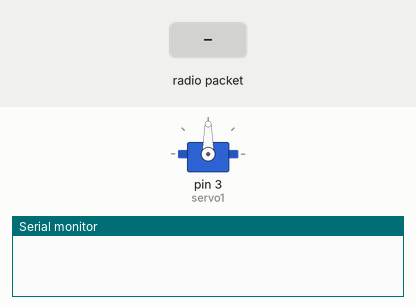
Simulated run of this sketch. Board: Arduino Uno, built with avr-gcc and run on an emulated ATmega328P. Shown: servo, the last lines printed to the serial monitor. The test bench sets the inputs (shaded band). No radio packets arrive unless stated.

Above: at 1.2 s.
1.3 s: radio packet "1" arrives
At 2.0 s:
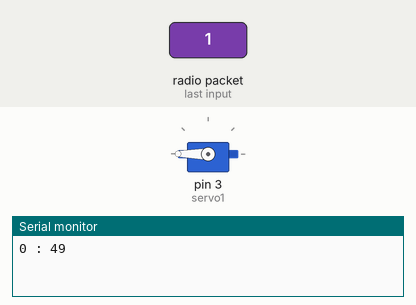
Timing chart, 0 to 4.3 s (numbered marks = the images above; inputs shaded):
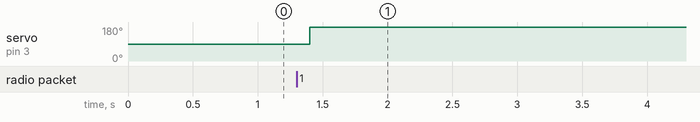

Measured:
- after the input at 1.3 s, servo on pin 3 (servo1): 90° → 180° after 0.10 s

The sketch:

Receive.ino
```cpp
#include <SPI.h>
#include <nRF24L01.h>
#include <RF24.h>
#include <Servo.h>
RF24 radio(7,8); // CE, CSN
const byte addresses[][6] = {"00001", "00002"};
Servo servo1;
void setup() {
  // put your setup code here, to run once:
  Serial.begin(115200);
  radio.begin();
  radio.openWritingPipe(addresses[0]); // 00002
  radio.openReadingPipe(1, addresses[1]); // 00001
  radio.setPALevel(RF24_PA_MIN);
  servo1.attach(3);
}

void loop() {
  int a[0];

  radio.startListening();
  if ( radio.available())
    {
       while (radio.available())
        {


              radio.read(&a[0], sizeof(a[0]));
              delay(100);
              Serial.print(0);
              Serial.print(" : ");
              Serial.print(a[0]);
              Serial.println(" ");


        }


    }
  switch (a[0])
   {
    case 0  :  servo1.write(180); break;
    case 1  :  servo1.write(90);break;
    case 2  :  servo1.write(0);break;

   }

}
```
